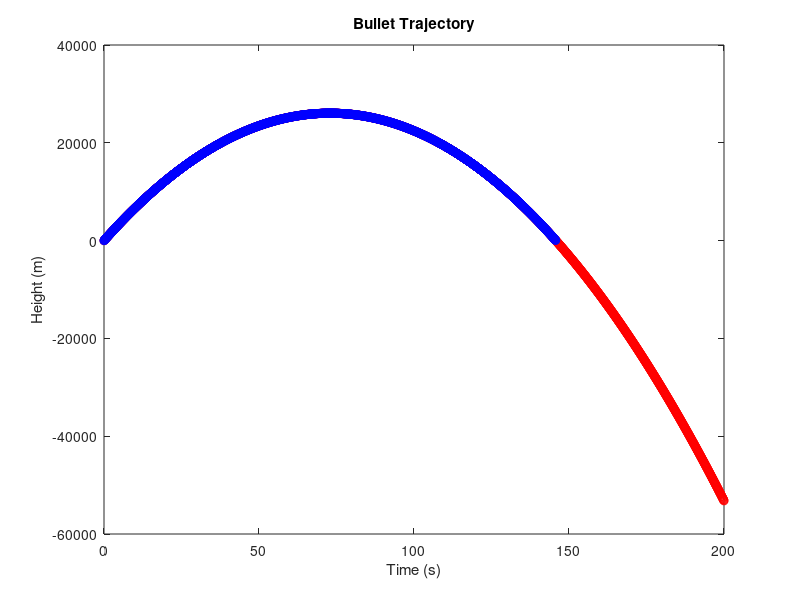

MATLAB code to generate this figure:
% MATLAB ASSIGNMENT #2
% Anthony Perea
% 1/21/21 Version #1.0
clc;clear all; close all;
%% Tuesday Problem 1 Mean, min, and max
list(1) = input('Enter the first number: ');
list(2) = input('Enter the second number: ');
list(3) = input('Enter the third number: ');
list(4) = input('Enter the fourth number: ');
list(5) = input('Enter the fifth number: ');
max_list = max(list);
min_list = min(list);
mean_list = mean(list);
fprintf('The max was %0.2f, the min was %0.2f, and the mean was %0.2f \n',max_list,min_list,mean_list);

%% Tuesday Problem 2 Minimum Value
list_two(1) = input('Enter the first number: ');
list_two(2) = input('Enter the second number: ');
list_two(3) = input('Enter the third number: ');
min_val = input('Enter the minimum value: ');
list_three = list_two > min_val;
fprintf('Greater than the minimum value: ');
disp(list_two(list_three));

%% Tuesday Problem 3 ID Numbers
iD_nums = [104,156,126,178,101];
scores = [93,86,75,96,89];
a_studs = scores >= 90;
disp('The IDs of Students Who Got an A:  ');
disp(iD_nums(a_studs));

%% Thursday Problem 1
x = 0:0.1:100;
y = ((pi .* (x.^2))/0.1) .* (1.5/50) .* 3.8575;
plot(x,y,'ro');
title('Value of Crops for the Radius of Center-Pivot Irrigation System');
xlabel('Radius(m)');
ylabel('Value ($)');
one_hond = ((pi *(100^2))/0.1) .* (1.5/50) .* 3.8575;
soln = ceil(1000000/one_hond);
fprintf('It takes %d 100m radius fields to raise $1 million worth of corn. \n',soln);

%% Thursday Problem 2 Projectile
g = 9.81;
vel = 715;
t = 0:0.1:200;
y = (vel.*t)-(0.5.*g.*(t.^2));
plot(t,y,'ro');
title('Bullet Trajectory');
xlabel('Time (s)');
ylabel('Height (m)');
hold on;
pos_vals = y >= 0;
x = t(pos_vals);
y = (vel.*x)-(0.5.*g.*(x.^2));
plot(x,y,'bo');
title('Bullet Trajectory');
xlabel('Time (s)');
ylabel('Height (m)');
[y_max,x_ind] = max(y);
fprintf('The maximum height is %0.2fm at t = %0.2fs\n', y_max, x(x_ind));
hit_ground = (2*vel)/(2*0.5*g);
fprintf('The bullet will hit the ground at t = %0.2fs\n', hit_ground);